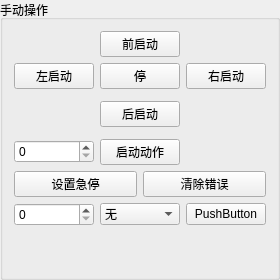
              <widget class="QGroupBox" name="groupBox_19">
               <property name="title">
                <string>手动操作</string>
               </property>
               <layout class="QGridLayout" name="gridLayout_14">
                <item row="0" column="0" colspan="2">
                 <layout class="QVBoxLayout" name="verticalLayout_15">
                  <item>
                   <layout class="QHBoxLayout" name="horizontalLayout_40">
                    <item>
                     <spacer name="horizontalSpacer_9">
                      <property name="orientation">
                       <enum>Qt::Horizontal</enum>
                      </property>
                      <property name="sizeHint" stdset="0">
                       <size>
                        <width>40</width>
                        <height>20</height>
                       </size>
                      </property>
                     </spacer>
                    </item>
                    <item>
                     <widget class="QPushButton" name="btn_cmdcarstartfront">
                      <property name="text">
                       <string>前启动</string>
                      </property>
                     </widget>
                    </item>
                    <item>
                     <spacer name="horizontalSpacer_10">
                      <property name="orientation">
                       <enum>Qt::Horizontal</enum>
                      </property>
                      <property name="sizeHint" stdset="0">
                       <size>
                        <width>40</width>
                        <height>20</height>
                       </size>
                      </property>
                     </spacer>
                    </item>
                   </layout>
                  </item>
                  <item>
                   <layout class="QHBoxLayout" name="horizontalLayout_38">
                    <item>
                     <widget class="QPushButton" name="btn_cmdcarstartleft">
                      <property name="text">
                       <string>左启动</string>
                      </property>
                     </widget>
                    </item>
                    <item>
                     <widget class="QPushButton" name="btn_cmdcarstop">
                      <property name="text">
                       <string>停</string>
                      </property>
                     </widget>
                    </item>
                    <item>
                     <widget class="QPushButton" name="btn_cmdcarstartright">
                      <property name="text">
                       <string>右启动</string>
                      </property>
                     </widget>
                    </item>
                   </layout>
                  </item>
                  <item>
                   <layout class="QHBoxLayout" name="horizontalLayout_39">
                    <item>
                     <spacer name="horizontalSpacer_11">
                      <property name="orientation">
                       <enum>Qt::Horizontal</enum>
                      </property>
                      <property name="sizeHint" stdset="0">
                       <size>
                        <width>40</width>
                        <height>38</height>
                       </size>
                      </property>
                     </spacer>
                    </item>
                    <item>
                     <widget class="QPushButton" name="btn_cmdcarstartback">
                      <property name="text">
                       <string>后启动</string>
                      </property>
                     </widget>
                    </item>
                    <item>
                     <spacer name="horizontalSpacer_12">
                      <property name="orientation">
                       <enum>Qt::Horizontal</enum>
                      </property>
                      <property name="sizeHint" stdset="0">
                       <size>
                        <width>40</width>
                        <height>20</height>
                       </size>
                      </property>
                     </spacer>
                    </item>
                   </layout>
                  </item>
                 </layout>
                </item>
                <item row="1" column="0" colspan="2">
                 <layout class="QHBoxLayout" name="horizontalLayout_41">
                  <item>
                   <widget class="QSpinBox" name="sbx_actionNum">
                    <property name="minimumSize">
                     <size>
                      <width>80</width>
                      <height>0</height>
                     </size>
                    </property>
                    <property name="maximumSize">
                     <size>
                      <width>80</width>
                      <height>16777215</height>
                     </size>
                    </property>
                   </widget>
                  </item>
                  <item>
                   <widget class="QPushButton" name="btn_setActionNum">
                    <property name="text">
                     <string>启动动作</string>
                    </property>
                   </widget>
                  </item>
                  <item>
                   <spacer name="horizontalSpacer_13">
                    <property name="orientation">
                     <enum>Qt::Horizontal</enum>
                    </property>
                    <property name="sizeHint" stdset="0">
                     <size>
                      <width>40</width>
                      <height>20</height>
                     </size>
                    </property>
                   </spacer>
                  </item>
                 </layout>
                </item>
                <item row="2" column="0">
                 <widget class="QPushButton" name="btn_setES">
                  <property name="text">
                   <string>设置急停</string>
                  </property>
                 </widget>
                </item>
                <item row="4" column="0" colspan="2">
                 <layout class="QHBoxLayout" name="horizontalLayout_31">
                  <item>
                   <widget class="QSpinBox" name="spx_linenum"/>
                  </item>
                  <item>
                   <widget class="QComboBox" name="comboBox_4">
                    <item>
                     <property name="text">
                      <string>无</string>
                     </property>
                    </item>
                    <item>
                     <property name="text">
                      <string>前向</string>
                     </property>
                    </item>
                    <item>
                     <property name="text">
                      <string>后向</string>
                     </property>
                    </item>
                    <item>
                     <property name="text">
                      <string>左向</string>
                     </property>
                    </item>
                    <item>
                     <property name="text">
                      <string>右向</string>
                     </property>
                    </item>
                   </widget>
                  </item>
                  <item>
                   <widget class="QPushButton" name="pushButton_8">
                    <property name="text">
                     <string>PushButton</string>
                    </property>
                   </widget>
                  </item>
                 </layout>
                </item>
                <item row="5" column="1">
                 <spacer name="verticalSpacer_10">
                  <property name="orientation">
                   <enum>Qt::Vertical</enum>
                  </property>
                  <property name="sizeHint" stdset="0">
                   <size>
                    <width>20</width>
                    <height>40</height>
                   </size>
                  </property>
                 </spacer>
                </item>
                <item row="2" column="1">
                 <widget class="QPushButton" name="btn_clearError">
                  <property name="text">
                   <string>清除错误</string>
                  </property>
                 </widget>
                </item>
               </layout>
              </widget>
